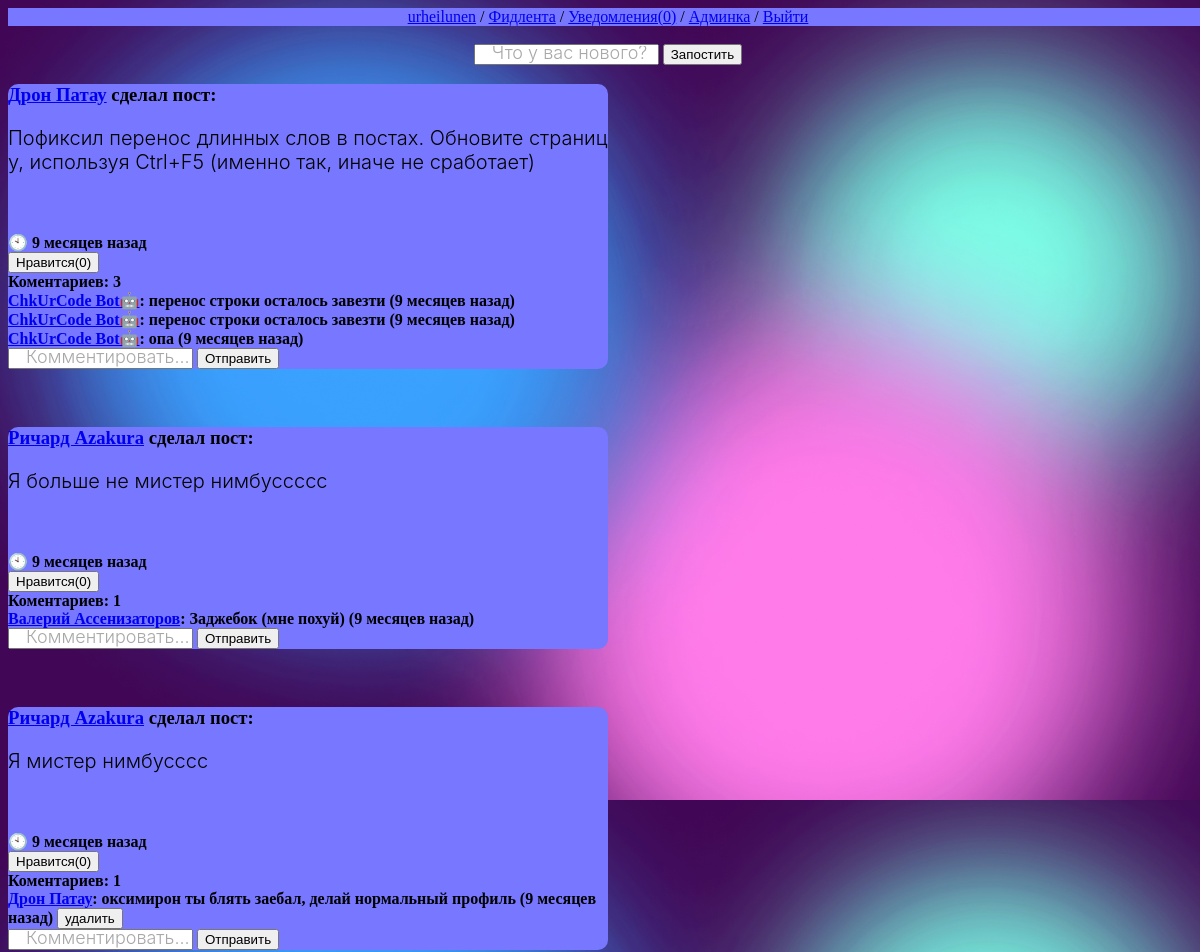
Before: / (signed in, upper part) with the older database file.
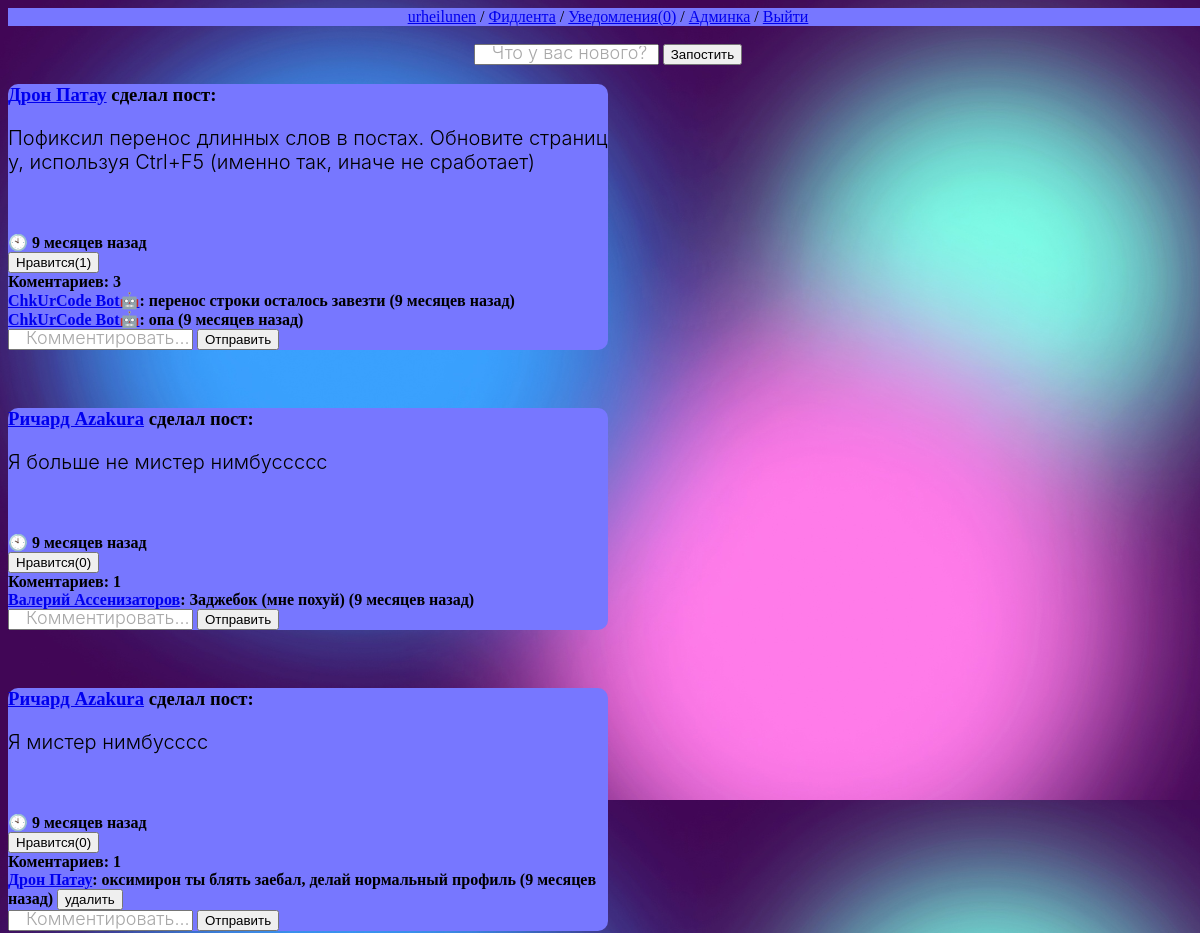
After: the same page with the newer database file.
### bling/models.py (models this page shows, shortened)
class BlingPost(models.Model):
    RENDER_LENGTH = 15
    text = models.TextField(null=True, blank=True, verbose_name='Текст')
    images = models.ForeignKey('BlingImage', on_delete=models.SET_NULL, null=True, blank=True, verbose_name='Изображения')
    author = models.ForeignKey(User, on_delete=models.CASCADE, related_name='posts', verbose_name='Автор', null=True)
    created_on = models.DateTimeField(auto_now_add=True, verbose_name='Дата публикации')
    likes_amount = models.IntegerField(default=0)
    comments_amount = models.IntegerField(default=0)
    comments = models.ManyToManyField('BlingComment', default=None, blank=True, verbose_name='Комментарии')
    class Meta:
        verbose_name = 'Пост'
        verbose_name_plural = 'Посты'
        ordering = ['-created_on']
    def how_old(self):
        return how_old_is_this_datetimefield(self.created_on)

class Profile(models.Model):
    user = models.OneToOneField(User, on_delete=models.CASCADE)
    about = models.TextField(default='', blank=True)
    subscribers = models.ManyToManyField(User, blank=True, default=None, verbose_name='Подписчики', related_name='Подписчик')
    friends = models.ManyToManyField(User, blank=True, default=None, verbose_name='Друзья', related_name='Друг')
    profile_image = models.OneToOneField('BlingImage', default=None, null=True, blank=True, verbose_name='Ава', on_delete=models.SET_NULL)
    liked_posts = models.ManyToManyField('BlingPost', default=None, blank=True, verbose_name='Понравившиеся посты')
    notifications_amount = models.IntegerField(default=0)
    def __str__(self):
        if self.user.first_name or self.user.last_name:
            return self.user.first_name + ' ' + self.user.last_name
        else:
            return self.user.username
    class Meta:
        verbose_name = 'Профиль'
        verbose_name_plural = 'Профили'

class BlingComment(models.Model):
    text = models.TextField(null=True, blank=True, verbose_name='Текст')
    images = models.ForeignKey('BlingImage', on_delete=models.SET_NULL, null=True, blank=True,
                                 verbose_name='Изображения')
    author = models.ForeignKey(User, on_delete=models.CASCADE, related_name='comments', verbose_name='Автор', null=True)
    created_on = models.DateTimeField(auto_now_add=True, verbose_name='Дата публикации')
    likes_amount = models.IntegerField(default=0)
    class Meta:
        verbose_name = 'Комментарий'
        verbose_name_plural = 'Комментарии'
    def __str__(self):
        return self.text
    def how_old(self):
        return how_old_is_this_datetimefield(self.created_on)

### bling/views.py (the view)
# urls.py: path('', index, name='home'),
@login_required()
def index(request):
    if request.method == 'POST':
        scan_for_forms(request)
        return HttpResponseRedirect('/')
    blingposts = BlingPost.objects.all()
    context = {'blingposts': blingposts}
    return render(request, 'bling/index.html', context)

### bling/templates/bling/index.html (shortened to what this page needs)
{% extends "layout/basic.html" %}
{% block content %}
{% if user.is_authenticated %}
    <br><form method="post" align="center">{% csrf_token %}
        <input type="text" name="new_post" placeholder="Что у вас нового?">
        <button name="post_id" type="submit" value="{{ blingpost.pk }}">Запостить</button>
    </form>
    {% if blingposts.0 %}
        {% for blingpost in blingposts %}
            <div class="post">
                <h3><a href="{% url 'user_profile' blingpost.author.username %}">{{ blingpost.author.profile }}</a> сделал пост:</h3>
                <p>{{ blingpost.text }}</p><br>
                <h4 class="PostDate">
                        🕙 {{ blingpost.how_old }}
                    <form method="post">{% csrf_token %}
                        <button name="like" type="submit" value="{{ blingpost.pk }}">Нравится({{ blingpost.likes_amount }})</button>
                    </form>
                    Коментариев: {{ blingpost.comments_amount }}
                    {% if blingpost.comments_amount > 0 %}
                        {% for comment in blingpost.comments.all %}
                            <form method="post">{% csrf_token %}
                                <a href="{% url 'user_profile' comment.author.username %}">{{ comment.author.profile }}</a>: {{ comment }} ({{ comment.how_old }})
                                {% if comment.author == user %}
                                    <button type="submit" name="remove_comment" value="{{ blingpost.pk }}/{{ comment.pk }}">удалить</button>
                                {% endif %}
                            </form>
                        {% endfor %}
                    {% endif %}
                    <form method="post">{% csrf_token %}
                        <input type="text" name="comment_text" placeholder="Комментировать...">
                        <button name="post_id" type="submit" value="{{ blingpost.pk }}">Отправить</button>
                    </form>
                </h4>
            </div><br>
        {% endfor %}
    {% else %}
        <p align="center">Тут пока нет постов...</p>
    {% endif %}
{% endif %}
{% endblock %}

Changed rows visible on the page:
removed BlingComment: author.profile "ChkUrCode Bot🤖", text "перенос строки осталось завезти", how_old "9 месяцев назад", shown under BlingPost "Дрон Патау"
changed BlingPost "Дрон Патау": likes_amount "0" → "1"
